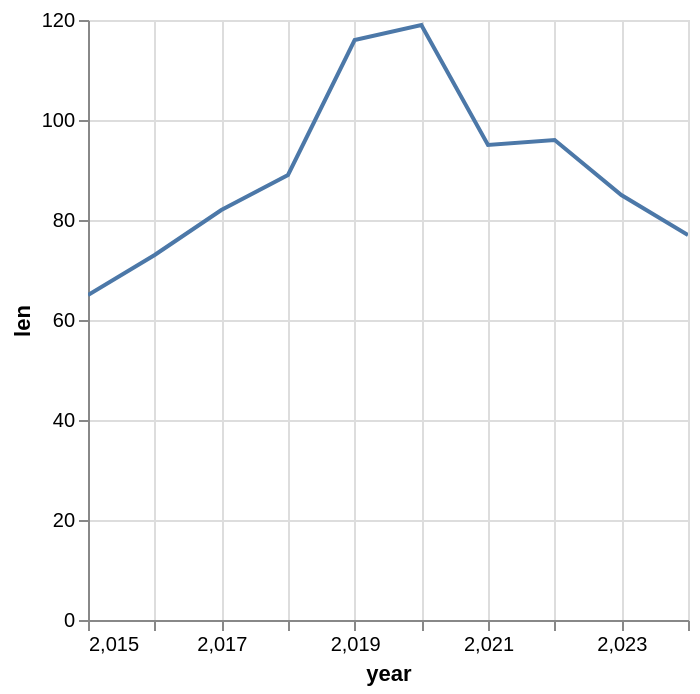

The notebook cell saved with this chart:
### Code cell
panel_working_pop_common_2019_2020.filter(
    pl.col('is_employed_has_disablity') == 1
).group_by('year').len().plot.line(x='year', y='len')

### Figure 1 — Vega-Lite specification as saved in the notebook (floating-point values rounded to 4 significant figures)
{"config": {"view": {"continuousWidth": 300, "continuousHeight": 300}}, "data": {"name": "data-5d0ac8d92307889c9358622ceb464d08"}, "mark": {"type": "line", "tooltip": true}, "encoding": {"x": {"field": "year", "type": "quantitative"}, "y": {"field": "len", "type": "quantitative"}}, "params": [{"name": "param_1e9efca18e7a2868", "select": {"type": "interval", "encodings": ["x", "y"]}, "bind": "scales"}], "$schema": "https://vega.github.io/schema/vega-lite/v6.1.0.json", "datasets": {"data-5d0ac8d92307889c9358622ceb464d08": [{"year": 2022.0, "len": 96}, {"year": 2018.0, "len": 89}, {"year": 2021.0, "len": 95}, {"year": 2017.0, "len": 82}, {"year": 2016.0, "len": 73}, {"year": 2015.0, "len": 65}, {"year": 2020.0, "len": 119}, {"year": 2023.0, "len": 85}, {"year": 2019.0, "len": 116}, {"year": 2024.0, "len": 77}]}}
